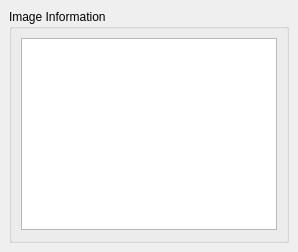
  <widget class="QDockWidget" name="imageInformationDockWidget">
   <property name="windowTitle">
    <string>Image Information</string>
   </property>
   <attribute name="dockWidgetArea">
    <number>1</number>
   </attribute>
   <widget class="QWidget" name="dockWidgetContents_4">
    <layout class="QVBoxLayout" name="verticalLayout_12">
     <item>
      <widget class="QGroupBox" name="imageInformation">
       <property name="sizePolicy">
        <sizepolicy hsizetype="Preferred" vsizetype="Preferred">
         <horstretch>0</horstretch>
         <verstretch>0</verstretch>
        </sizepolicy>
       </property>
       <property name="maximumSize">
        <size>
         <width>16777215</width>
         <height>16777215</height>
        </size>
       </property>
       <property name="title">
        <string>Image Information</string>
       </property>
       <layout class="QVBoxLayout" name="verticalLayout_7">
        <property name="bottomMargin">
         <number>10</number>
        </property>
        <item>
         <widget class="QTableView" name="imageDataView">
          <property name="minimumSize">
           <size>
            <width>0</width>
            <height>120</height>
           </size>
          </property>
          <property name="maximumSize">
           <size>
            <width>16777215</width>
            <height>16777215</height>
           </size>
          </property>
          <property name="horizontalScrollBarPolicy">
           <enum>Qt::ScrollBarAlwaysOff</enum>
          </property>
          <property name="editTriggers">
           <set>QAbstractItemView::AllEditTriggers</set>
          </property>
          <property name="dragEnabled">
           <bool>true</bool>
          </property>
          <property name="alternatingRowColors">
           <bool>true</bool>
          </property>
          <property name="selectionMode">
           <enum>QAbstractItemView::NoSelection</enum>
          </property>
          <property name="wordWrap">
           <bool>false</bool>
          </property>
          <attribute name="horizontalHeaderDefaultSectionSize">
           <number>95</number>
          </attribute>
          <attribute name="horizontalHeaderStretchLastSection">
           <bool>true</bool>
          </attribute>
          <attribute name="verticalHeaderVisible">
           <bool>false</bool>
          </attribute>
          <attribute name="verticalHeaderDefaultSectionSize">
           <number>14</number>
          </attribute>
          <attribute name="verticalHeaderHighlightSections">
           <bool>false</bool>
          </attribute>
         </widget>
        </item>
       </layout>
      </widget>
     </item>
    </layout>
   </widget>
  </widget>
